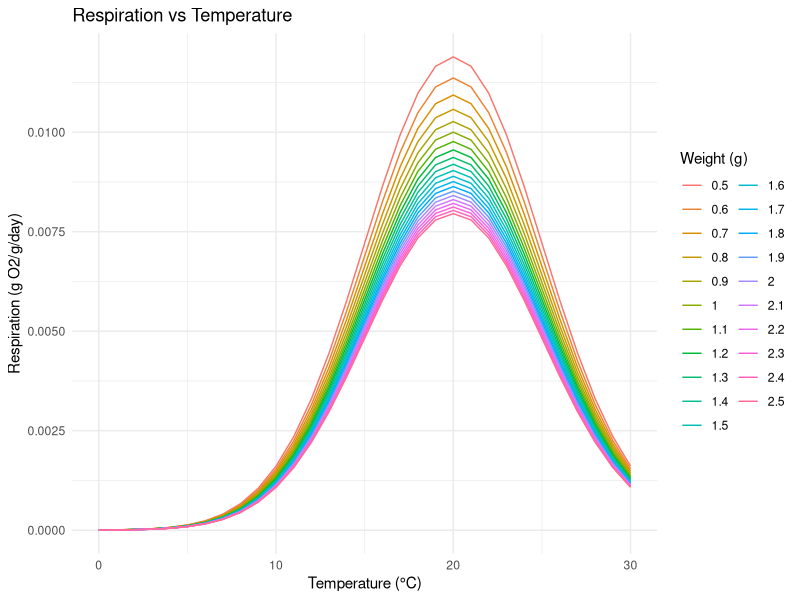
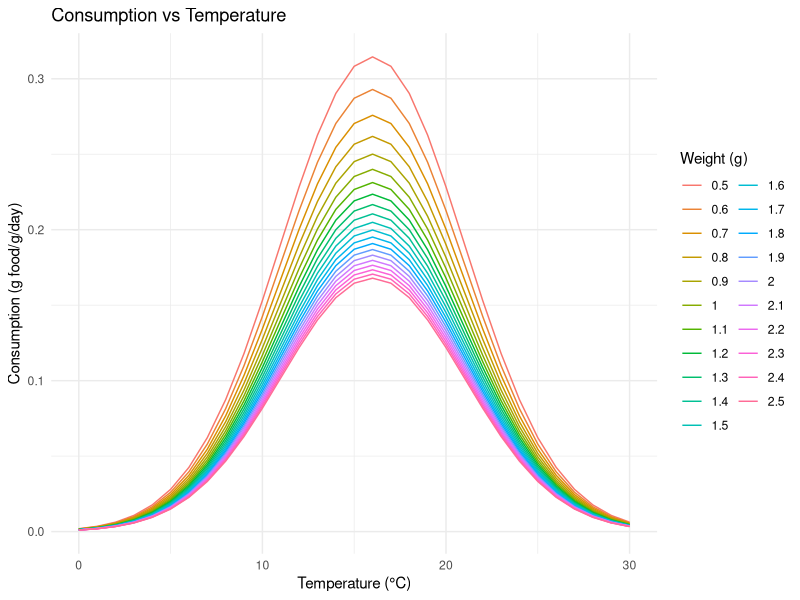
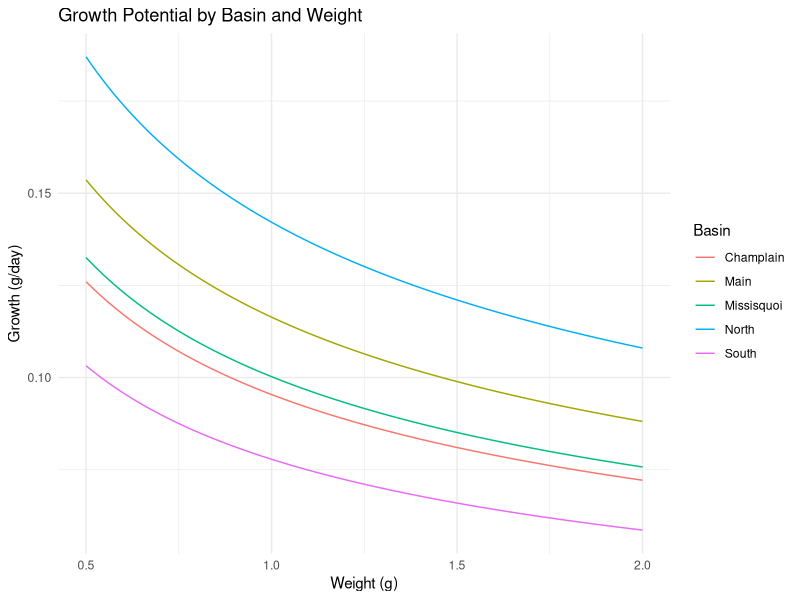

Generate these figures, in order, with R:
## ---- chunk 1
library(tidyverse)
library(dplyr)
library(ggplot2)
## ---- chunk 2

## ---- chunk 3
# Respiration parameters
a_r <- 0.01  # Specific respiration rate (g O2/g/day)
b_r <- -0.25 # Weight exponent
opt_temp_r <- 20  # Optimal temperature for respiration

# Consumption parameters
a_c <- 0.24  # Max consumption rate (g food/g/day)
b_c <- -0.39 # Weight exponent for consumption
opt_temp_c <- 16  # Optimal temperature for consumption
food_availability <- 1  # P-value (1 = full food availability)
## ---- chunk 4
temp_dependence <- function(temp, opt_temp) {
  # Sigmoid-like curve with steep drop-off at low/high temps
  exp(-((temp - opt_temp)^2) / 50)
}
## ---- chunk 5
respiration <- function(weight, temp) {
  a_r * weight^b_r * temp_dependence(temp, opt_temp_r)
}
## ---- chunk 6
consumption <- function(weight, temp, food_avail) {
  a_c * weight^b_c * temp_dependence(temp, opt_temp_c) * food_avail
}
## ---- chunk 7
# Generate a grid of weights and temperatures
weights <- seq(from = 0.5, 2.5, by = 0.1)  # Mussel weight (grams)
temps <- seq(0, 30, by = 1)         # Water temperature (°C)
data <- expand.grid(weight = weights, temp = temps)


# Calculate respiration and consumption
data$respiration <- mapply(respiration, data$weight, data$temp)
data$consumption <- mapply(consumption, data$weight, data$temp, MoreArgs = list(food_avail = food_availability))
## ---- chunk 8
ggplot(data, aes(x = temp, y = respiration, color = as.factor(weight))) +
  geom_line() +
  labs(title = "Respiration vs Temperature",
       x = "Temperature (°C)", y = "Respiration (g O2/g/day)",
       color = "Weight (g)") +
  theme_minimal()

ggplot(data, aes(x = temp, y = consumption, color = as.factor(weight))) +
  geom_line() +
  labs(title = "Consumption vs Temperature",
       x = "Temperature (°C)", y = "Consumption (g food/g/day)",
       color = "Weight (g)") +
  theme_minimal()
## ---- chunk 9

## ---- chunk 10

## ---- chunk 11
a_c <- 0.24
b_c <- -0.39
opt_temp_c <- 16  # consumption optimal temperature
a_r <- 0.01
b_r <- -0.25
opt_temp_r <- 20  # respiration optimal temperature
e_f <- 0.3 # egestion
e_u <- 0.1 # excretion

weights <- seq(0.5, 2, by = 0.01)  # Weight range (grams)
## ---- chunk 12
# Temperature and food availability per basin
basin_data <- data.frame(
  basin = c("North", "South", "Main", "Missisquoi", "Champlain"),
  avg_temp = c(15, 20, 18, 21, 17),  # Average temperature (°C)
  food_avail = c(1, 0.8, 0.9, 1.2, 0.7)  # Food availability (proportional)
)
## ---- chunk 13
# Temperature dependence function
temp_dependence <- function(temp, opt_temp) {
  exp(-((temp - opt_temp)^2) / 50)
}

# Bioenergetics model
growth_potential <- function(weight, temp, food_avail) {
  # Consumption
  C <- a_c * weight^b_c * temp_dependence(temp, opt_temp_c) * food_avail
  # Respiration
  R <- a_r * weight^b_r * temp_dependence(temp, opt_temp_r)
  # Egestion and Excretion
  F <- e_f * C
  U <- e_u * (C - F)
  # Growth
  G <- C - (R + F + U)
  return(G)
}
## ---- chunk 14
results <- do.call(rbind, lapply(1:nrow(basin_data), function(i) {
  basin <- basin_data$basin[i]
  temp <- basin_data$avg_temp[i]
  food_avail <- basin_data$food_avail[i]
  growth <- sapply(weights, growth_potential, temp = temp, food_avail = food_avail)
  data.frame(basin = basin, weight = weights, growth = growth)
}))
## ---- chunk 15
ggplot(results, aes(x = weight, y = growth, color = basin)) +
  geom_line() +
  labs(title = "Growth Potential by Basin and Weight",
       x = "Weight (g)", y = "Growth (g/day)",
       color = "Basin") +
  theme_minimal()
